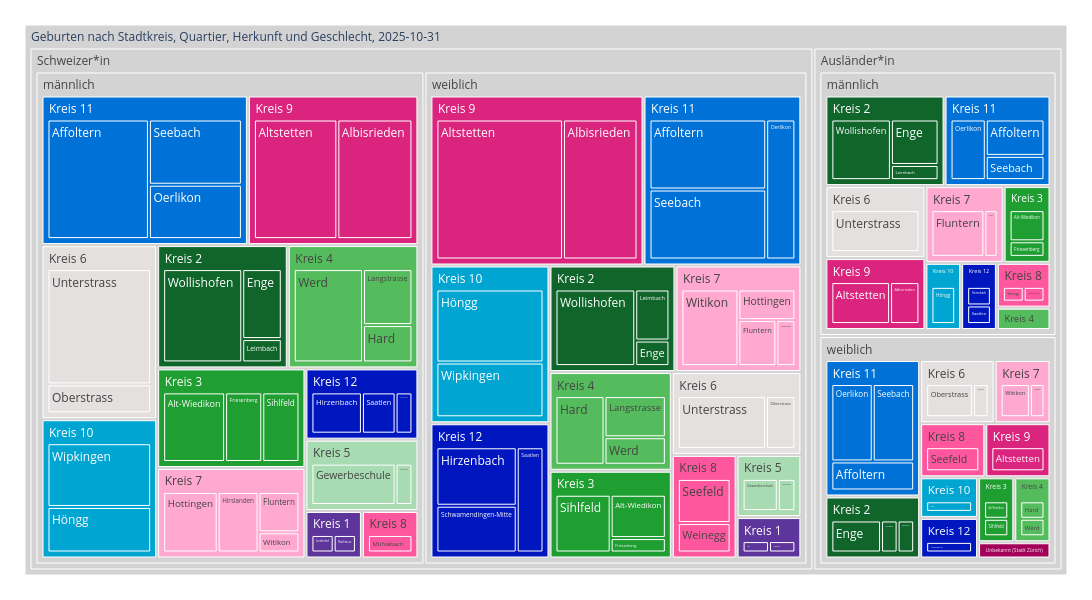

Source (notebook cell):
### Code cell
treeMap2 = mypy_dv.plot_px_treemap(
    data=myTreemapAgg.loc[time_slot].reset_index()
    ,levels=['HerkunftLang','SexLang','KreisLang','QuarLang']
    ,values="sum_WGeb"
    ,color="KreisLang"
    #, color_continuous_scale='Blues'
    ,color_discrete_map=farben_dict_zc
    #,color_discrete_map={'(?)':'lightgrey', 'Erwerbstätige':'#99C32E', 'Nichterwerbspersonen':'#7B4100', 'Erwerbslose':'#DB247D'}  
    ,height=600
    ,width=1100               
    #,margin_val_bottom=25
    ,myHeaderTitle="Geburten nach Stadtkreis, Quartier, Herkunft und Geschlecht, "+time_slot

)
treeMap2

### Figure 1 — Plotly figure (JSON) as saved in the notebook; plotly's stock layout.template omitted (floating-point values rounded to 4 significant figures; data arrays with more than 128 entries replaced by an {"elided": "..."} marker saying what was removed)
{"data": [{"branchvalues": "total", "customdata": {"elided": "151x1 str values"}, "domain": {"x": [0, 1], "y": [0, 1]}, "hovertemplate": "%{label}<br><br>Anzahl:<br>%{value}<extra></extra>", "ids": {"elided": "151 str values"}, "labels": {"elided": "151 str values"}, "marker": {"colors": {"elided": "151 str values"}}, "name": "", "parents": {"elided": "151 str values"}, "root": {"color": "grey"}, "type": "treemap", "values": {"elided": "151 int values"}}], "layout": {"height": 600, "legend": {"tracegroupgap": 0}, "margin": {"b": 25, "l": 25, "r": 25, "t": 25}, "width": 1100}}
